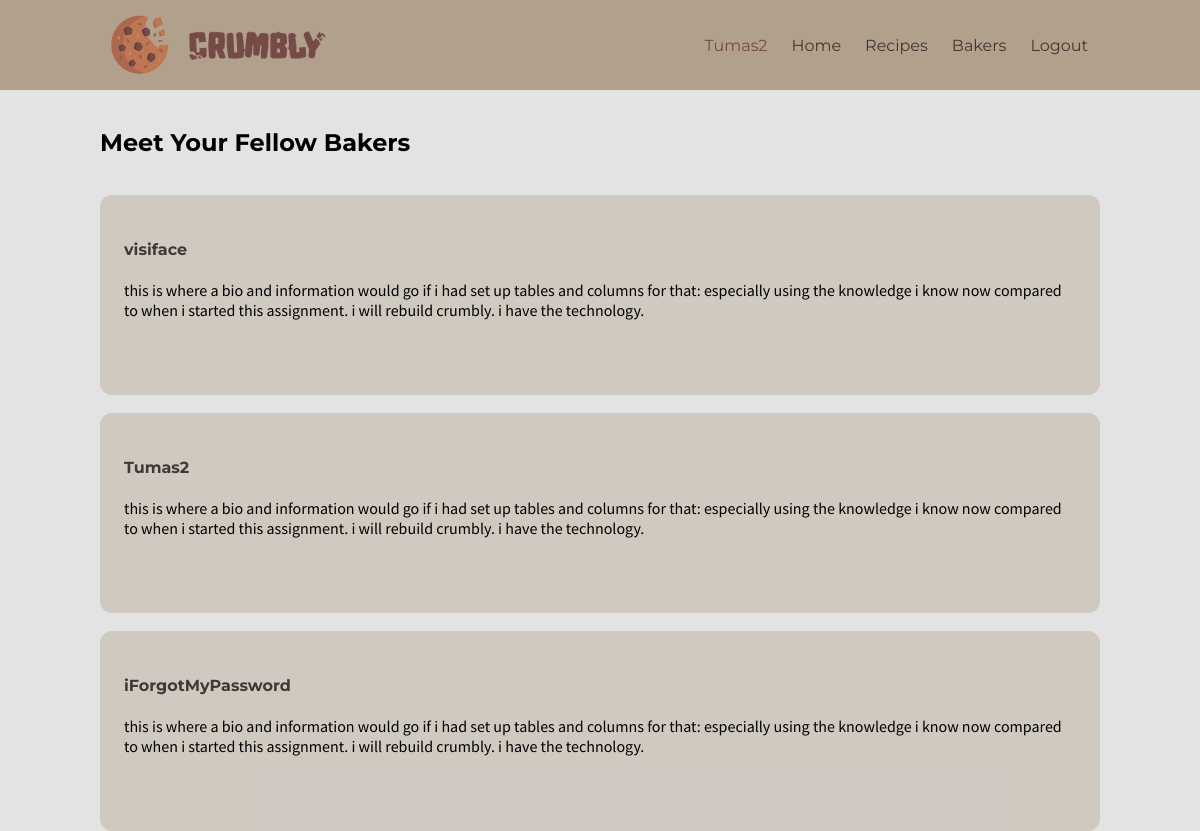
Screenshot of /members.php (signed in) with the database file from the repository.
### tables this page shows
CREATE TABLE `users` (
  `usersID` int(11) NOT NULL,
  `usersUsername` varchar(128) NOT NULL,
  `usersEmail` varchar(128) NOT NULL,
  `usersPassword` varchar(128) NOT NULL,
  `avatar` text DEFAULT NULL
);

### members.php (the view, shortened to what this page needs)
<?php
  include_once("header.php");
?>
<br>
<div class="font-mont">
  <h2>Meet Your Fellow Bakers</h2>
</div>
<?php
  global $conn;
  $sql = "SELECT * FROM users";
  if ($result = mysqli_query($conn, $sql)) {
    if( $result->num_rows > 0 ){
      while($obj = $result->fetch_object()){?>
        <br>
        <div class="profile-info rounded font-sans">
          <h4 class="profile-title font-mont no-txt-decor">
            <a href="profile.php?user_ID=<?= $obj->usersID ?>">
              <?= $obj->usersUsername; ?>
            </a>
          </h4>
          this is where a bio and information would go if i had set up tables and columns for that: especially using the knowledge i know now compared to when i started this assignment. i will rebuild crumbly. i have the technology.
        </div>
        <?php
        }
      }
    }?>
<?php include_once("footer.php"); ?>

### css/style.css (style rules this page uses)
* { box-sizing: border-box; }
body, html { margin: 0px; padding: 0px; background-color: var(--main-bg-color); width: 100%; }
.no-txt-decor a { text-decoration: none; color: var(--secondary-txt-color); cursor: pointer; }
.font-sans { font-family: 'Source Sans Pro', sans-serif; }
.font-mont { font-family: 'Montserrat', sans-serif; }
.profile-info { background-color: rgba(177, 160, 139, 0.40); padding: 24px; width: 100%; min-height: 200px; }
.profile-title { color: var(--primary-txt-color); }
.rounded { border-radius: 12px; }

### rows the page displays
users: usersUsername "visiface"
users: usersUsername "Tumas2"
users: usersUsername "iForgotMyPassword"

### other values shown
$_SESSION["usersUsername"] "Tumas2"
$link_value "Home"
$link_value "Recipes"
$link_value "Bakers"
